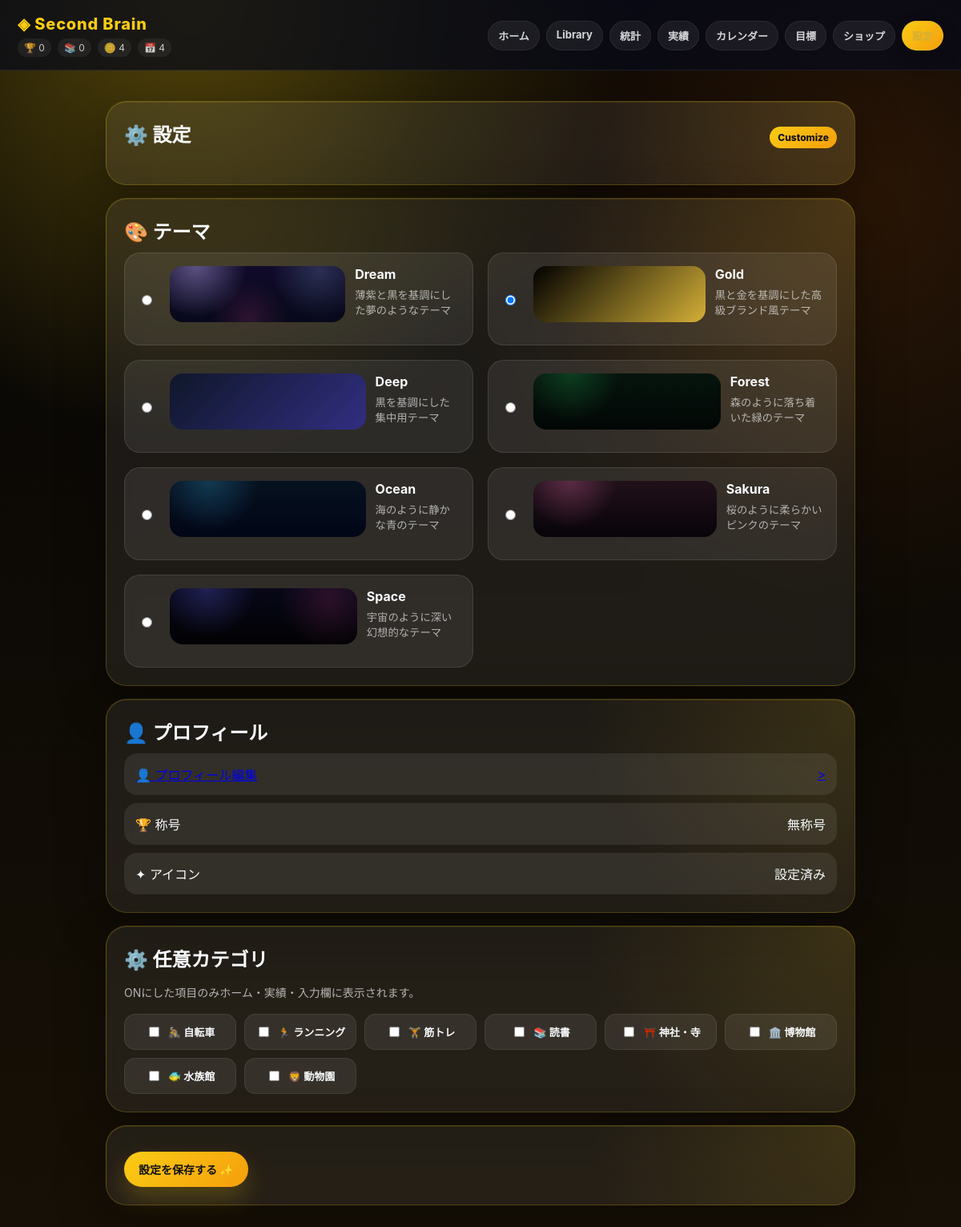
The page /settings on the database its author committed.
### tables this page shows
CREATE TABLE profile (
        id INTEGER PRIMARY KEY,
        title TEXT DEFAULT '無称号',
        icon TEXT DEFAULT '✦',
        background TEXT DEFAULT 'default',
        bio TEXT DEFAULT '',
        coins INTEGER DEFAULT 0
    );

### app.py (the view)
@app.route("/settings", methods=["GET", "POST"])
def settings():
    if request.method == "POST":
        selected_theme = request.form.get("theme")
        if selected_theme:
            session["theme"] = selected_theme
        update_categories(request.form)
        return redirect("/settings")
    return render_template(
        "settings.html",
        themes=load_themes(),
        owned=owned_themes(),
        current_theme=session["theme"],
        categories=load_categories(),
        profile=get_profile(),
        stats=life_stats(),
        theme=session["theme"]
    )

### app.py (called while the page is built)
def give_login_bonus():
    today = date.today().strftime("%Y-%m-%d")
    conn = connect()
    c = conn.cursor()
    c.execute("""
    INSERT INTO login_days
    (date_key, created_at)
    VALUES (?, ?)
    ON CONFLICT (date_key) DO NOTHING
    """, (
        today,
        datetime.now().isoformat()
    ))
    if c.rowcount == 1:
        c.execute("""
        UPDATE profile
        SET coins = coins + 1
        WHERE id = 1
        """)
    conn.commit()
    conn.close()

@app.before_request
def before():
    if "theme" not in session:
        session["theme"] = "gold"
    if not is_owned(session["theme"]):
        session["theme"] = "gold"
    if not session.get("login_checked"):
        give_login_bonus()
        session["login_checked"] = True

### modules/database.py (called while the page is built)
def is_postgres():
    return bool(DATABASE_URL)

def connect():
    if is_postgres():
        import psycopg2
        conn = psycopg2.connect(DATABASE_URL)
        return PostgresConnection(conn)
    db_dir = os.path.dirname(DB_PATH)
    if db_dir:
        os.makedirs(db_dir, exist_ok=True)
    conn = sqlite3.connect(DB_PATH)
    conn.row_factory = sqlite3.Row
    return conn

### modules/profile.py (called while the page is built)
def get_profile():
    conn = connect()
    c = conn.cursor()
    c.execute("SELECT * FROM profile WHERE id = 1")
    row = c.fetchone()
    conn.close()
    return dict(row)

### modules/stats.py (called while the page is built)
def count_table(table):
    conn = connect()
    c = conn.cursor()
    c.execute(f"SELECT COUNT(*) AS count FROM {table}")
    row = c.fetchone()
    conn.close()
    return row["count"]

def done_goals_count():
    conn = connect()
    c = conn.cursor()
    c.execute("SELECT COUNT(*) AS count FROM goals WHERE done = 1")
    row = c.fetchone()
    conn.close()
    return row["count"]

def category_counts():
    conn = connect()
    c = conn.cursor()
    c.execute("""
    SELECT category, COUNT(*) AS count
    FROM logs
    GROUP BY category
    ORDER BY count DESC
    """)
    rows = c.fetchall()
    conn.close()
    return rows

def latest_shopping(limit=3):
    conn = connect()
    c = conn.cursor()
    c.execute("""
    SELECT *
    FROM shopping
    WHERE done = 0
    ORDER BY created_at DESC
    LIMIT ?
    """, (limit,))
    rows = c.fetchall()
    conn.close()
    return rows

def genre_count(genre):
    conn = connect()
    c = conn.cursor()
    c.execute("""
    SELECT COUNT(*) AS count
    FROM library
    WHERE genre = ?
    """, (genre,))
    row = c.fetchone()
    conn.close()
    return row["count"]

### modules/themes.py (called while the page is built)
def is_owned(theme_class):
    return theme_class in owned_themes()

### templates/settings.html (shortened to what this page needs)
{% extends "base.html" %}
{% block content %}
<form method="post" action="/settings">
<section class="card">
    <div class="section-head">
        <h2>⚙️ 設定</h2>
        <span class="pill">Customize</span>
    </div>
</section>
<section class="card">
    <h2>🎨 テーマ</h2>
    <div class="theme-grid">
        {% for theme_item in themes %}
        <label class="theme-card">
            <input
                type="radio"
                name="theme"
                value="{{ theme_item.class }}"
                {% if current_theme == theme_item.class %}
                checked
                {% endif %}
            >
            <div class="theme-preview {{ theme_item.class }}"></div>
            <div>
                <strong>{{ theme_item.name }}</strong>
                <small>{{ theme_item.description }}</small>
            </div>
        </label>
        {% endfor %}
    </div>
</section>
<section class="card">
    <h2>👤 プロフィール</h2>
    <div class="setting-list">
        <a class="setting-row" href="/profile">
            <span>👤 プロフィール編集</span>
            <span>></span>
        </a>
        <div class="setting-row">
            <span>🏆 称号</span>
            <span>{{ profile.title }}</span>
        </div>
        <div class="setting-row">
            <span>{{ profile.icon }} アイコン</span>
            <span>設定済み</span>
        </div>
    </div>
</section>
<section class="card">
    <h2>⚙️ 任意カテゴリ</h2>
    <p class="muted">
        ONにした項目のみホーム・実績・入力欄に表示されます。
    </p>
    <div class="category-grid">
        {% for category in categories %}
        <label class="category-chip">
            <input
                type="checkbox"
                name="{{ category.id }}"
            >
            <span>
                {{ category.icon }}
                {{ category.name }}
            </span>
        </label>
        {% endfor %}
    </div>
</section>
<section class="card">
    <button>
        設定を保存する ✨
    </button>
</section>
</form>
{% endblock %}

### templates/base.html (shortened to what this page needs)
<!DOCTYPE html>
<html lang="ja">
<head>
    <link rel="stylesheet" href="/static/style.css">
</head>
<body class="{{ theme }}">
<header>
    <div class="title-row">
        <div class="title">◈ Second Brain</div>
        {% if profile and stats %}
        <div class="top-mini-stats">
            <span>🏆 {{ stats.achievements }}</span>
            <span>📚 {{ stats.library }}</span>
            <span>🪙 {{ profile.coins }}</span>
            <span>📅 {{ stats.login }}</span>
        </div>
        {% endif %}
    </div>
    <nav class="tabs" id="tabs">
        <a href="/" data-path="/">ホーム</a>
        <a href="/library" data-path="/library">Library</a>
        <a href="/statistics" data-path="/statistics">統計</a>
        <a href="/achievements" data-path="/achievements">実績</a>
        <a href="/calendar" data-path="/calendar">カレンダー</a>
        <a href="/goals" data-path="/goals">目標</a>
        <a href="/shop" data-path="/shop">ショップ</a>
        <a href="/settings" data-path="/settings">設定</a>
    </nav>
</header>
<main>
    {% block content %}
    {% endblock %}
</main>
</body>
</html>

### rows shown on the page
profile: coins "4", title "無称号", icon "✦"

### other values the page prints
{{ stats.achievements }} "0"
{{ stats.library }} "0"
{{ stats.login }} "4"
{{ theme_item.name }} "Dream" "Gold" "Deep" "Forest" "Ocean" "Sakura" "Space"
{{ theme_item.description }} "薄紫と黒を基調にした夢のようなテーマ" "黒と金を基調にした高級ブランド風テーマ" "黒を基調にした集中用テーマ" "森のように落ち着いた緑のテーマ" "海のように静かな青のテーマ" "桜のように柔らかいピンクのテーマ" "宇宙のように深い幻想的なテーマ"
{{ category.icon }} "🚴" "🏃" "🏋️" "📚" "⛩️" "🏛️" "🐠" "🦁"
{{ category.name }} "自転車" "ランニング" "筋トレ" "読書" "神社・寺" "博物館" "水族館" "動物園"
